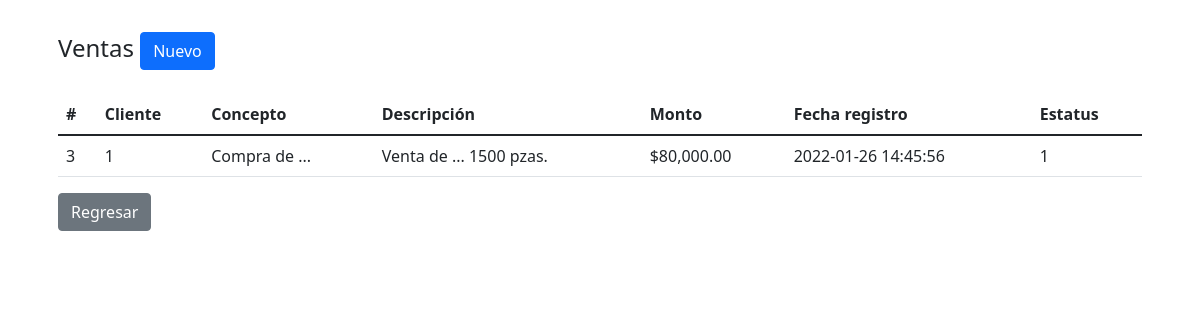
The app's page /vistas/detalles.php?id_cliente=1 with its own data.
### tables this page shows
CREATE TABLE `ventas` (
  `id_venta` int(11) NOT NULL,
  `id_cliente` int(11) NOT NULL,
  `concepto` varchar(500) DEFAULT NULL,
  `descripcion` text DEFAULT NULL,
  `monto` varchar(100) NOT NULL,
  `fecha_registro` timestamp NOT NULL DEFAULT current_timestamp(),
  `estatus` tinyint(3) NOT NULL DEFAULT 1
);

### vistas/detalles.php (the view, shortened to what this page needs)
<?php
    $db = new DB();
    $CNX = $db->connect();
    $id = $_GET['id_cliente'];
    $query = $CNX->prepare("SELECT id_venta, id_cliente, concepto, descripcion, monto, fecha_registro, estatus FROM ventas WHERE id_cliente = :id");
    $query->execute(['id' => $id]);
    $result = $query->fetchAll(PDO::FETCH_ASSOC);
?>
<!DOCTYPE html>
<html>
<head>
	<link href="https://cdn.jsdelivr.net/npm/bootstrap@5.1.3/dist/css/bootstrap.min.css" rel="stylesheet">
</head>
<body class="py-3">
    <main class="container contenedor">
        <div class="p-3 rounded">
            <div class="row">
                <div class="col-12">
                    <h4>Ventas
                    	<a href="nuevaVenta.php?id_cliente=<?php echo $id ?>" class="btn btn-primary float-right">Nuevo</a>
                    </h4>
                </div>
            </div>
            <div class="row py-3">
                <div class="col">
                    <table class="table table-border">
                        <thead>
                            <tr>
                                <th>#</th>
                                <th>Cliente</th>
                                <th>Concepto</th>
                                <th>Descripción</th>
                                <th>Monto</th>
                                <th>Fecha registro</th>
                                <th>Estatus</th>
                            </tr>
                        </thead>
                        <tbody>
                            <?php
                            foreach ($result as $row) {
                            ?>
                                <tr>
                                    <td><?php echo $row['id_venta']; ?></td>
                                    <td><?php echo $row['id_cliente']; ?></td>
                                    <td><?php echo $row['concepto']; ?></td>
                                    <td><?php echo $row['descripcion']; ?></td>
                                    <td><?php echo $row['monto']; ?></td>
                                    <td><?php echo $row['fecha_registro']; ?></td>
                                    <td><?php echo $row['estatus']; ?></td>
                                </tr>
                            <?php } ?>
                        </tbody>
                    </table>
                    <div class="col-md-12">
                        <a class="btn btn-secondary" href="../index.php">Regresar</a>
                    </div>
                </div>
            </div>
        </div>
    </main>
</body>
</html>

### records on screen
ventas: id_venta "3", id_cliente "1", concepto "Compra de ...", descripcion "Venta de ... 1500 pzas.", monto "$80,000.00", fecha_registro "2022-01-26 14:45:56", estatus "1"
